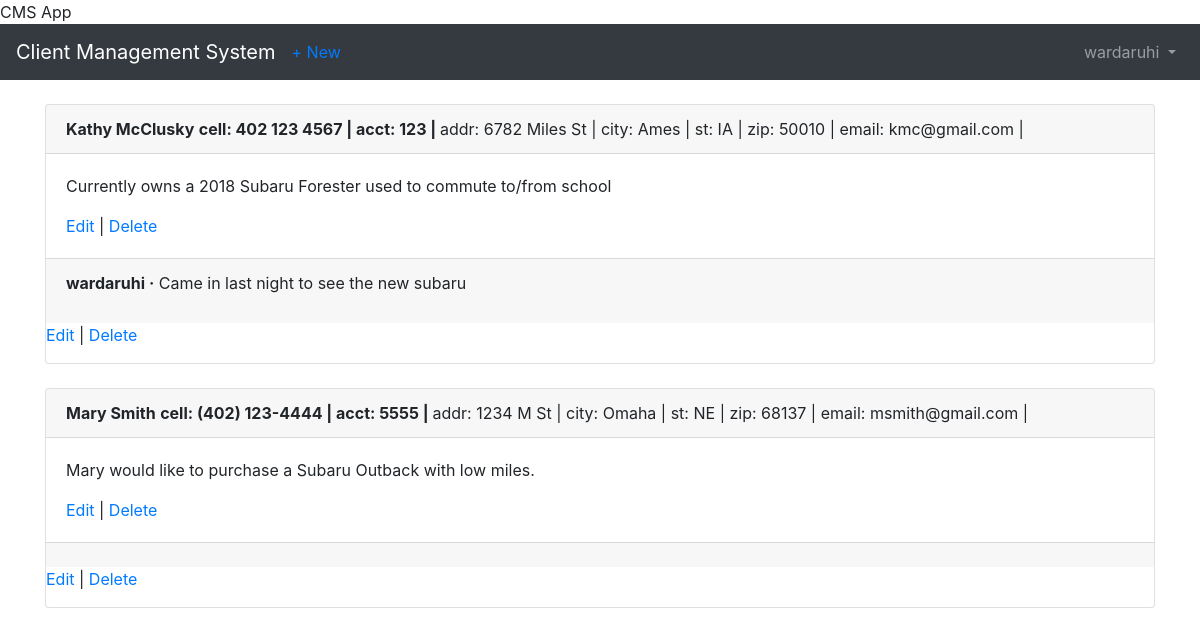
Page /clients/ (signed in) on the committed database.
### users/models.py (models this page shows)
class CustomUser(AbstractUser):
    department = models.CharField(max_length=50, default=' ', null=True, blank=True)
    employee_cell_phone = models.CharField (max_length=50, default=' ', null=True, blank=True)

### clients/models.py (models this page shows, shortened)
class Client(models.Model):
    name = models.CharField(max_length=50,blank=False, null=False, default=' ')
    address = models.CharField(max_length=50, blank=True, null=True,default=' ')
    city = models.CharField(max_length=50, default=' ')
    state = models.CharField(max_length=50, default='NE')
    zipcode = models.CharField(max_length=10, default='00000')
    email = models.EmailField(max_length=100, default=' ')
    cell_phone = models.CharField(max_length=50,default='(402)000-0000')
    acct_number = models.CharField(max_length=50,blank=True, null=True, default='00000')
    notes = models.TextField()
    date = models.DateTimeField(auto_now_add=True)
    author = models.ForeignKey(
        get_user_model(),
        on_delete=models.CASCADE,
    )

class Comment(models.Model):
    client = models.ForeignKey(
        Client,
        on_delete=models.CASCADE,
        related_name='comments',
    )
    comment = models.CharField(max_length=140)
    author = models.ForeignKey(
        get_user_model(),
        on_delete=models.CASCADE,
    )
    def __str__(self):
        return self.comment

### clients/views.py (the view)
# urls.py: path('', ClientListView.as_view(), name='client_list'),
class ClientListView(LoginRequiredMixin, ListView):
    model = Client
    template_name = 'client_list.html'

### templates/client_list.html (shortened to what this page needs)
{% extends 'base.html' %}
{% block content %}
  {% for client in object_list %}
    <div class="card">
      <div class="card-header">
        <span class="font-weight-bold">{{ client.name }}</span>
        <span class="font-weight-bold">cell: {{ client.cell_phone }} | </span>
        <span class="font-weight-bold">acct: {{ client.acct_number }} | </span>
        <span class="font-muted">addr: {{ client.address }} | </span>
        <span class="font-muted-">city: {{ client.city }} | </span>
        <span class="font-muted">st: {{ client.state }} | </span>
        <span class="font-muted">zip: {{ client.zipcode }} | </span>
        <span class="font-muted">email: {{ client.email }} | </span>
      </div>
      <div class="card-body">
        <p>{{ client.notes }}</p>
        <a href="{% url 'client_edit' client.pk %}">Edit</a> |
        <a href="{% url 'client_delete' client.pk %}">Delete</a>
      </div>
      <div class="card-footer">
        {% for comment in client.comments.all %}
          <p>
            <span class="font-weight-bold">{{ comment.author }} &middot;</span>
            {{ comment }}
          </p>
        {% endfor %}
      </div>
   <p><a href="{% url 'client_edit' client.pk %}">Edit</a> | <a href="{% url 'client_delete' client.pk %}">Delete</a></p>
    </div>
    <br />
  {% endfor %}
{% endblock content %}

### templates/base.html (shortened to what this page needs)
<!doctype html>
<html lang="en">
  <head>
    <link rel="stylesheet" href="https://stackpath.bootstrapcdn.com/bootstrap/4.1.3/css/bootstrap.min.css">
    <name>{% block name %}CMS App{% endblock name %}</name>
  </head>
  <body>
    <nav class="navbar navbar-expand-md navbar-dark bg-dark mb-4">
      <a class="navbar-brand" href="{% url 'home' %}">Client Management System</a>
     {% if user.is_authenticated %}
        <ul class="navbar-nav mr-auto">
          <li class="nav-item"><a href="{% url 'client_new' %}">+ New</a></li>
        </ul>
      {% endif %}
      <div class="collapse navbar-collapse" id="navbarCollapse">
        {% if user.is_authenticated %}
          <ul class="navbar-nav ml-auto">
            <li class="nav-item">
              <a class="nav-link dropdown-toggle" href="#" id="userMenu"\
              data-toggle="dropdown" aria-haspopup="true" aria-expanded\
              ="false">
                {{ user.username }}
              </a>
            </li>
          </ul>
        {% endif %}
      </div>
    </nav>
    <div class="container">
      {% block content %}
      {% endblock content %}
    </div>
  </body>
</html>

### rows in the picture
CustomUser: username "wardaruhi"
Client: name "Kathy McClusky", cell_phone "402 123 4567", acct_number "123", address "6782 Miles St", city "Ames", state "IA", zipcode "50010", email "kmc@gmail.com", notes "Currently owns a 2018 Subaru Forester used to commute to/from school"
Comment: author "wardaruhi", comment "Came in last night to see the new subaru"
Client: name "Mary Smith", cell_phone "(402) 123-4444", acct_number "5555", address "1234 M St", city "Omaha", state "NE", zipcode "68137", email "msmith@gmail.com", notes "Mary would like to purchase a Subaru Outback with low miles."
